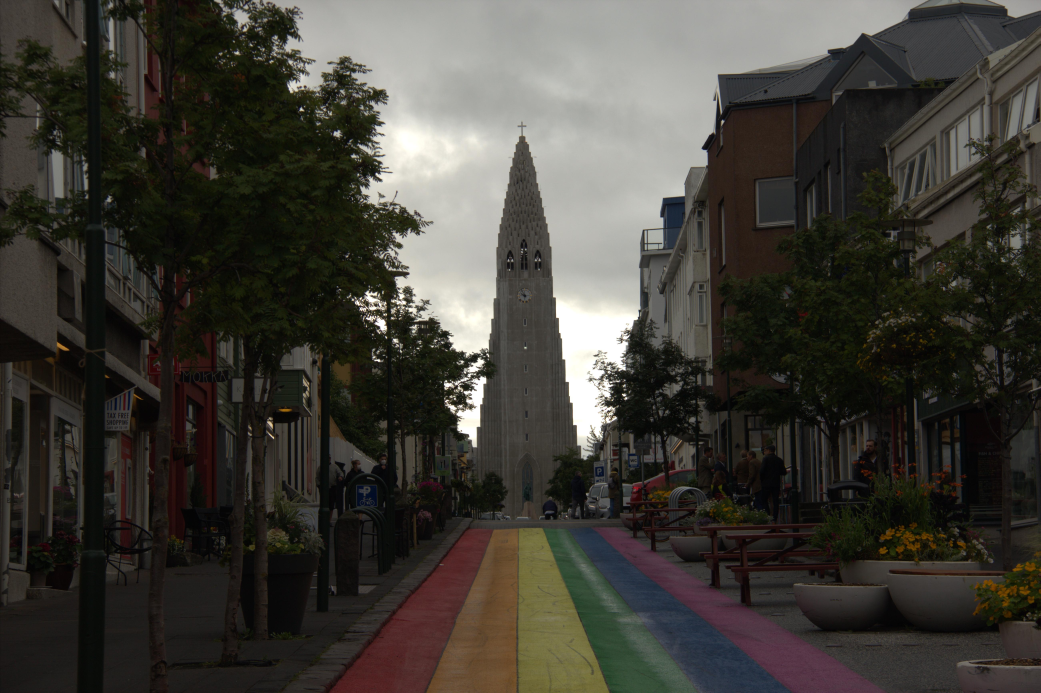
#> input picture Gamma og resize/convertedimg.jpg, 5202 x 3464 px (shown at 1/5 size); its folder holds only this picture in this run
$ python -i ImageProcessing.py   (imports and definitions only)   (older library calls are emulated)
#> lines starting #> are read from the running program, lines starting #| are printed output that depends on the picture; after the words box and inside, x2 and y2 are one past the last pixel; in counts of white or black regions, pixels touching at a corner belong together
import os
from os import listdir
import cv2 as cv
import numpy as np
import binascii
import struct
from PIL import Image
import scipy
import scipy.misc
import scipy.cluster
# [1 line not run here, left out]


class ImageProcessing:

    def count_bw_pixels(self, image, index):
        number_of_white_pix = np.sum(image == 255)
        number_of_black_pix = np.sum(image == 0)
        return f"Picture_{index} (  {number_of_white_pix} White pixels  ||  {number_of_black_pix} Black pixels  )"

    def connected_component_labelling(self, image):
        # Converting those pixels with values 1-127 to 0 and others to 1
        img = cv.threshold(image, 127, 255, cv.THRESH_BINARY)[1]

        # Applying cv2.connectedComponents()
        num_labels, labels = cv.connectedComponents(img)

        # Map component labels to hue val, 0-179 is the hue range in OpenCV
        label_hue = np.uint8(179 * labels / np.max(labels))
        blank_ch = 255 * np.ones_like(label_hue)
        labeled_img = cv.merge([label_hue, blank_ch, blank_ch])

        # Converting cvt to BGR
        labeled_img = cv.cvtColor(labeled_img, cv.COLOR_HSV2BGR)

        # set bg label to black
        labeled_img[label_hue == 0] = 0

        return cv.cvtColor(labeled_img, cv.COLOR_BGR2RGB), num_labels

    # [7 lines of commented-out code are left out]
    def most_frequent_color(self, image):
        NUM_CLUSTERS = 5

        img = image.copy()
        ar = np.asarray(img)
        shape = ar.shape
        ar = ar.reshape(scipy.product(shape[:2]), shape[2]).astype(float)

        codes, dist = scipy.cluster.vq.kmeans(ar, NUM_CLUSTERS)
        #print('cluster centres:\n', codes)

        vecs, dist = scipy.cluster.vq.vq(ar, codes)  # assign codes
        counts, bins = scipy.histogram(vecs, len(codes))  # count occurrences

        index_max = scipy.argmax(np.where(counts != 0))  # find most frequent
        peak = codes[index_max]
        colour = binascii.hexlify(bytearray(int(c) for c in peak)).decode('ascii')
        #print('most frequent is %s (#%s)' % (peak, colour))
        return peak, colour

    def adjust_gamma(self, image, gamma=1.0):
        invGamma = 1.0 / gamma
        table = np.array([((i / 255.9) ** invGamma) * 255 for i in np.arange(0, 256)]).astype("uint8")
        return cv.LUT(image, table)

    def find_all_pixels_ignore_black(self, image):
        output_image = image
        output_array = []

        for y in range(0, output_image.shape[0]):
            for x in range(0, output_image.shape[1]):
                if output_image[y, x].all() == 0:
                    output_array.append(output_image[y, x])

        return np.asarray(output_array)

>>> import cv2
>>> picture = cv2.imread('../Gamma og resize/convertedimg.jpg', cv2.IMREAD_GRAYSCALE)
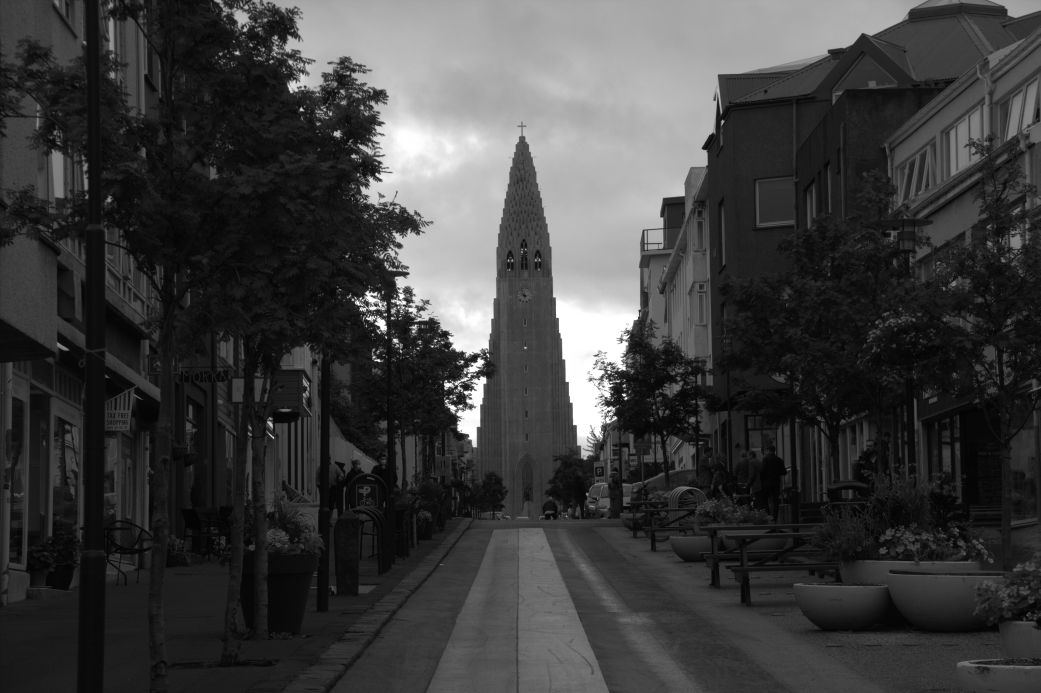
#> picture: shape (3464, 5202) (shown at 1/5 size); min 0, max 255, mean 61.8
>>> result = ImageProcessing().connected_component_labelling(picture)
#> in connected_component_labelling, `img = cv.threshold(image, 127, 255, cv.THRESH_BINARY)[1]`:
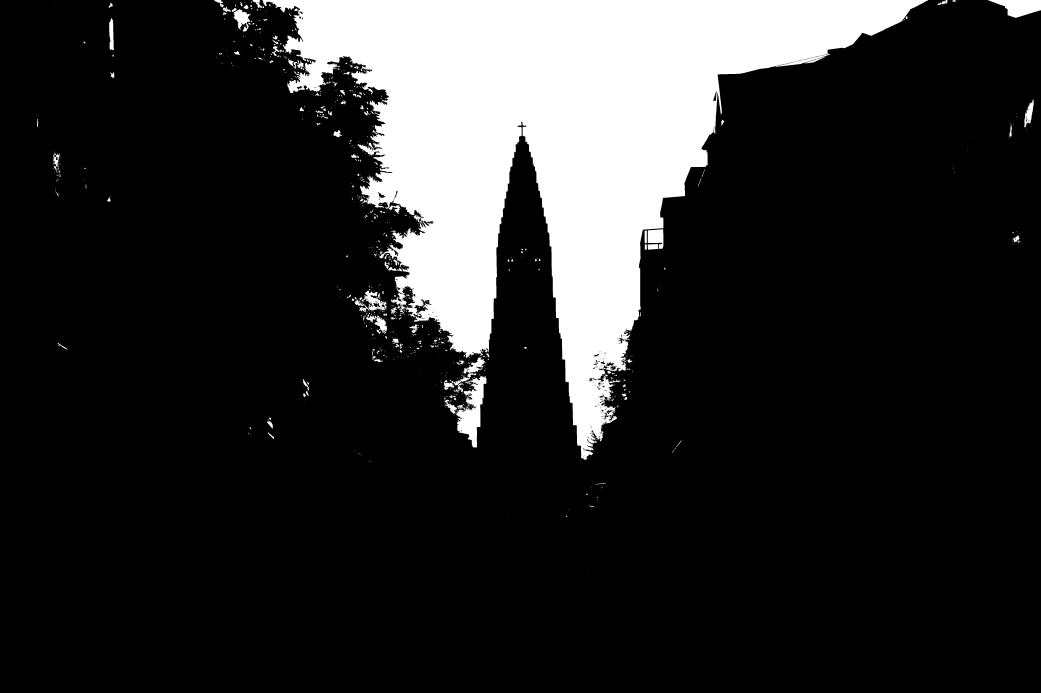
#> img: shape (3464, 5202) (shown at 1/5 size); 16.2% white; 1081 white regions (712 under 20 px), largest, box (x1, y1, x2, y2) and area: (1312, 0, 4641, 2299) 2792051, (2281, 1880, 2432, 2237) 24884, (4939, 0, 5202, 89) 14017
#> in connected_component_labelling, `num_labels, labels = cv.connectedComponents(img)`:
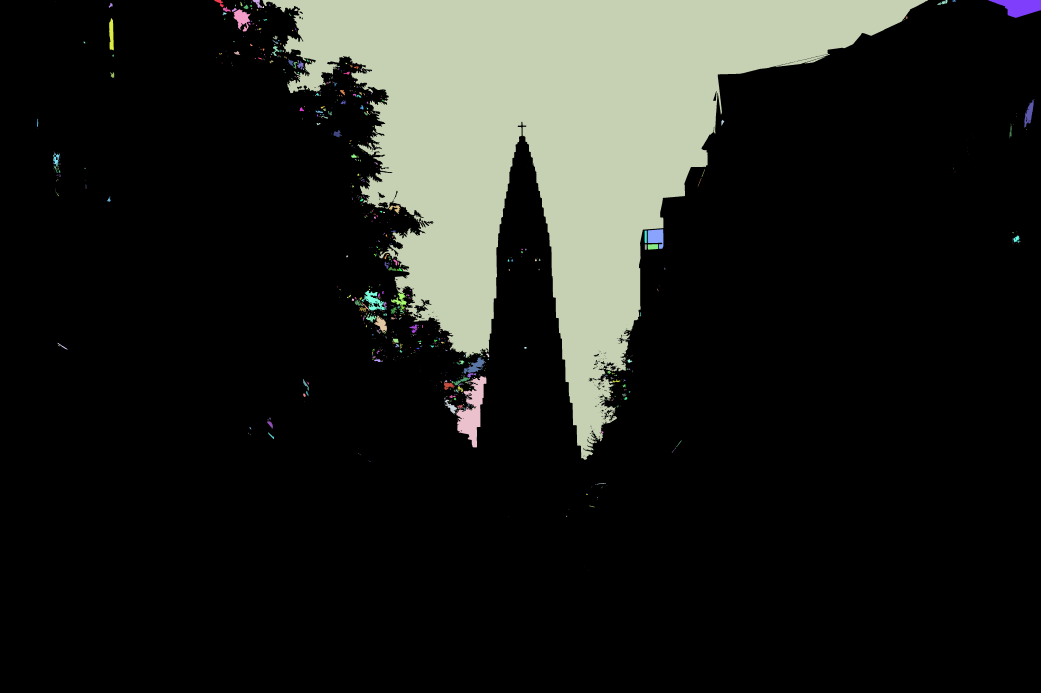
#> labels: shape (3464, 5202) int32 (shown at 1/5 size); 1082 distinct labels, from 0 to 1081; one colour per label, 0 black
#> in connected_component_labelling, `num_labels, labels = cv.connectedComponents(img)`: num_labels = 1082
#> in connected_component_labelling, `label_hue = np.uint8(179 * labels / np.max(labels))`:
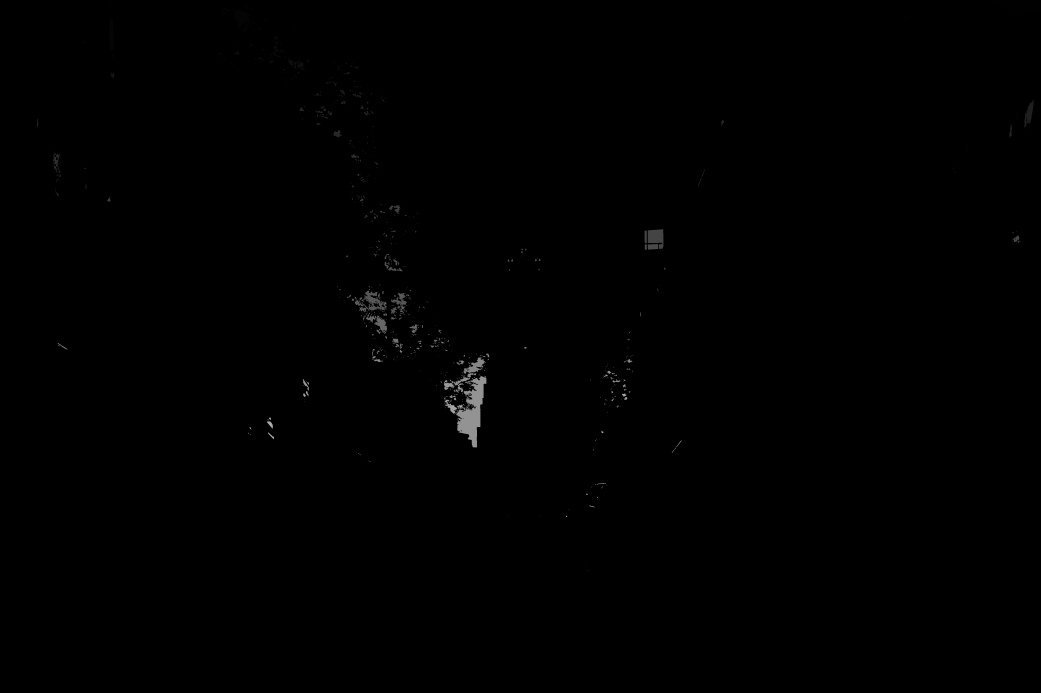
#> label_hue: shape (3464, 5202) (shown at 1/5 size); min 0, max 179, mean 0.5
#> in connected_component_labelling, `labeled_img = cv.merge([label_hue, blank_ch, blank_ch])`:
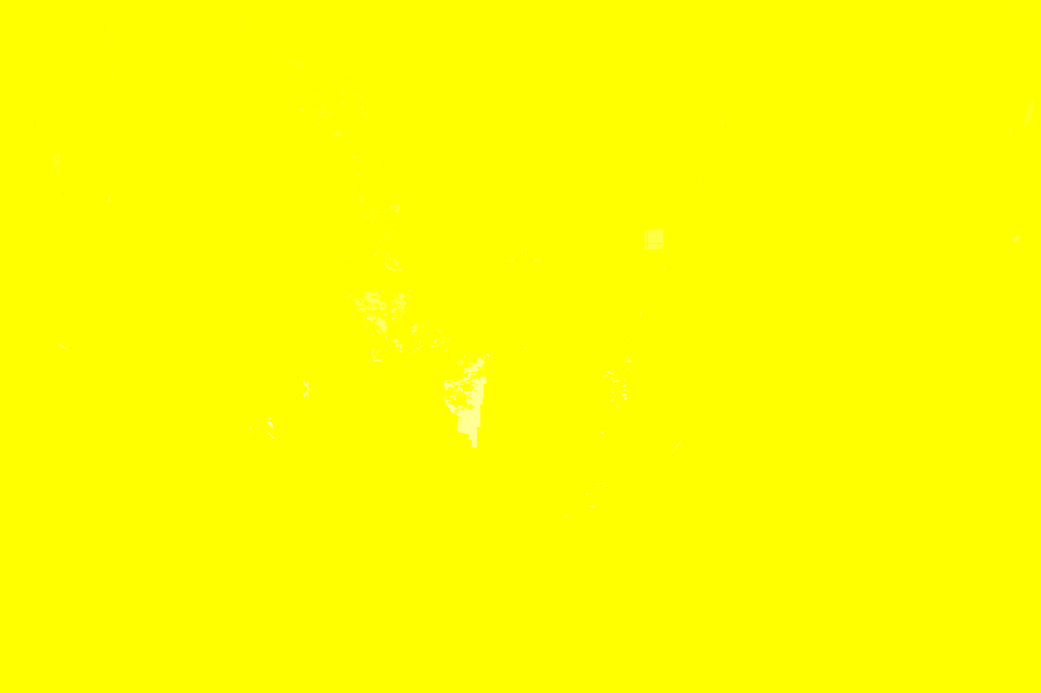
#> labeled_img: shape (3464, 5202, 3) (shown at 1/5 size); mean of channels 0, 1, 2 0.5, 255, 255; drawn as B, G, R
#> in connected_component_labelling, `labeled_img = cv.cvtColor(labeled_img, cv.COLOR_HSV2BGR)`:
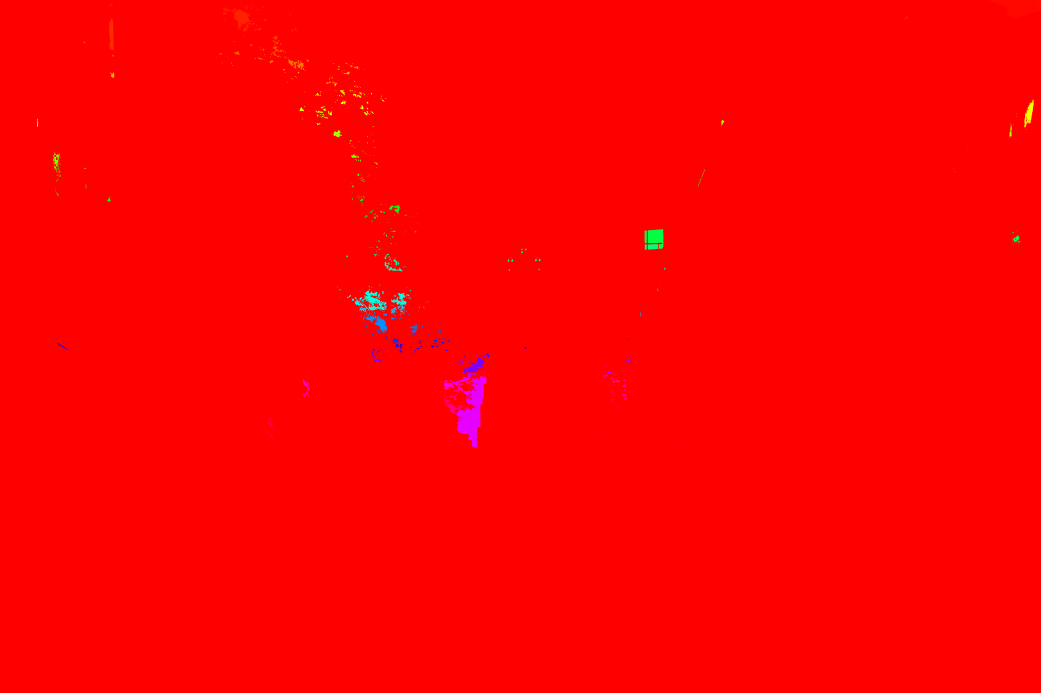
#> labeled_img: shape (3464, 5202, 3) (shown at 1/5 size); mean B, G, R 0.9, 0.6, 254.4
